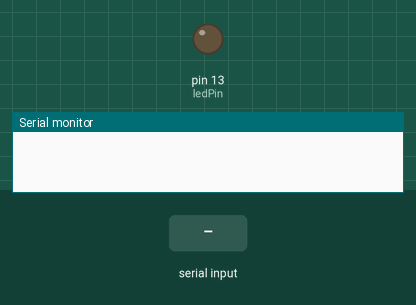
A sketch run on a simulated Arduino Uno, built with avr-gcc and run on an emulated ATmega328P. Parts: output pins drawn as LEDs (lit = HIGH), the last lines printed to the serial monitor. The test bench sets the inputs (shaded band).

Above: at 1.2 s.
1.3 s: "ON\n" received over Serial
At 2.5 s:
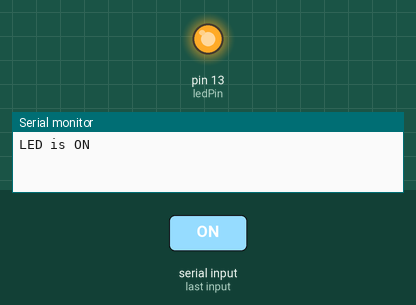
2.8 s: "OFF\n" received over Serial
At 3.9 s:
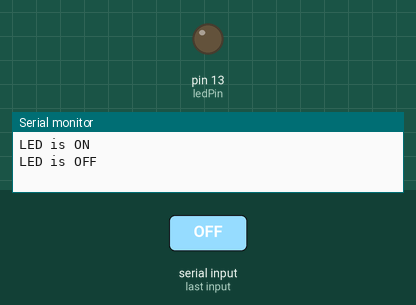
Timing chart, 0 to 5.8 s (numbered marks = the images above; inputs shaded):
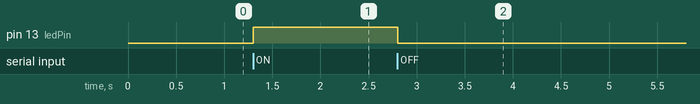

Measured:
- after the input at 1.3 s, pin 13 (ledPin): LOW → HIGH at once
- after the input at 2.8 s, pin 13 (ledPin): HIGH → LOW at once

The sketch:

Arduino.ino
```cpp
int ledPin = 13;
String inputString = "";
void setup() {
  pinMode(ledPin, OUTPUT);
  Serial.begin(9600);
  inputString.reserve(200);
}
void loop() {
  if (Serial.available()) {
    char inChar = (char)Serial.read();
    inputString += inChar;
    if (inChar == '\n') {
      inputString.trim();
      if (inputString == "ON") {
        digitalWrite(ledPin, HIGH);
        Serial.println("LED is ON");
      }
      else if (inputString == "OFF") {
        digitalWrite(ledPin, LOW);
        Serial.println("LED is OFF");
      }
      inputString = "";
    }
  }
}
```
